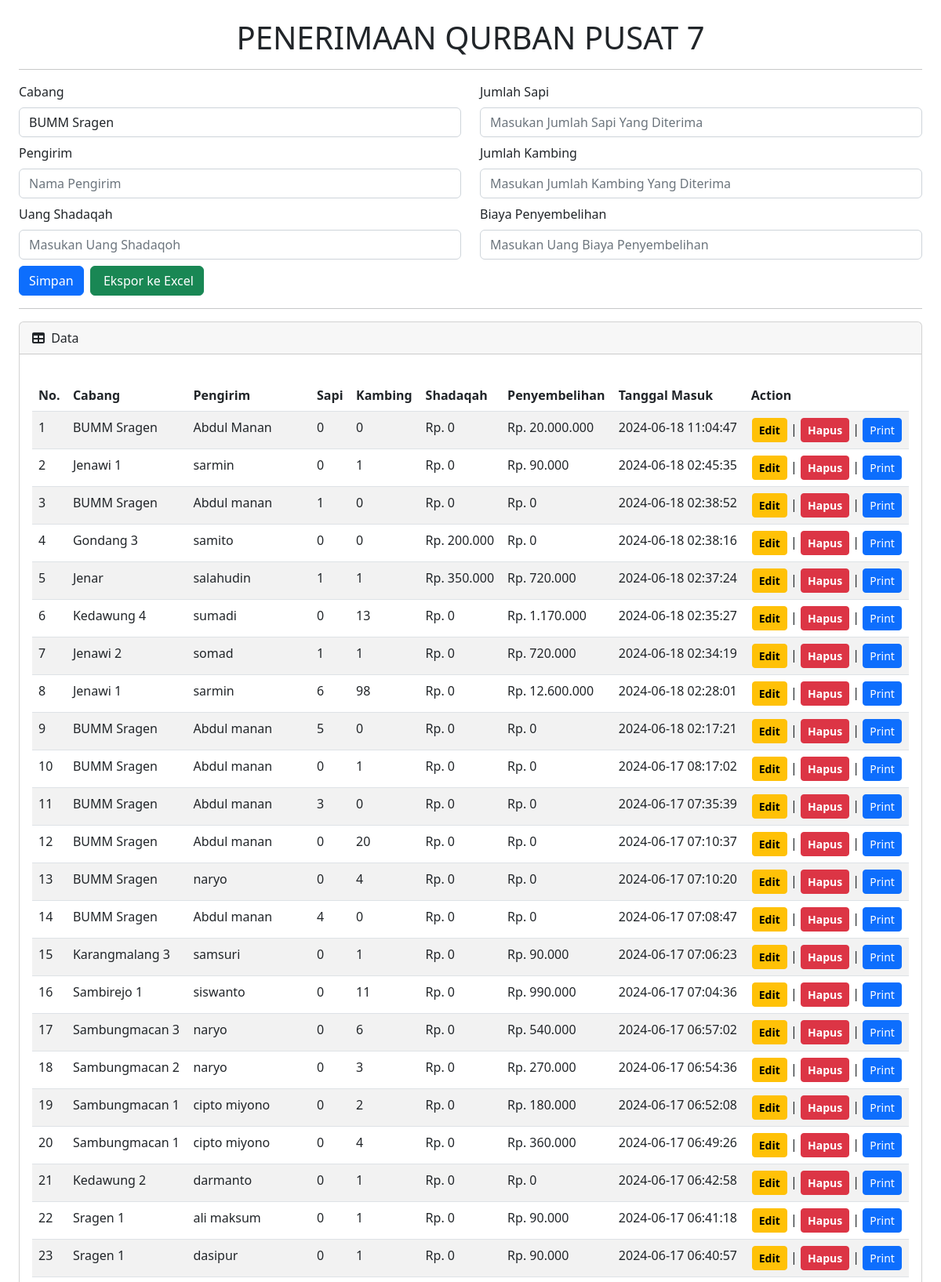
The page /penerimaan/index.php (upper part) on the database its author committed.
### tables this page shows
CREATE TABLE `penerimaan` (
  `id` int(11) NOT NULL AUTO_INCREMENT,
  `cabang` varchar(50) DEFAULT NULL,
  `pengirim` varchar(50) DEFAULT NULL,
  `sapi` int(10) DEFAULT NULL,
  `kambing` int(10) DEFAULT NULL,
  `shadaqoh` int(255) DEFAULT NULL,
  `pembayaran` int(255) DEFAULT NULL,
  `date_input` datetime NOT NULL DEFAULT current_timestamp(),
  PRIMARY KEY (`id`)
);

### db2/db.php (called while the page is built, shortened)
<?php
$koneksi = mysqli_connect("localhost", "kira", "jancok1234", "db_mahasiswa");
function query($query)
{
    global $koneksi;
    $result = mysqli_query($koneksi, $query);
    $rows = [];
    while ($row = mysqli_fetch_assoc($result)) {
        $rows[] = $row;
    }
    return $rows;
}
$view_penerimaan = query("SELECT * FROM penerimaan ORDER BY date_input DESC");
?>

### penerimaan/index.php (the view, shortened to what this page needs)
<?php
require '../db2/db.php';
require '../db2/controler.php';
?>
<!DOCTYPE html>
<html lang="en">
    <head>
        <link href="https://cdn.jsdelivr.net/npm/simple-datatables@7.1.2/dist/style.min.css" rel="stylesheet" />
        <link href="../css/styles.css" rel="stylesheet" />
    </head>
    <body class="sb-nav-fixed">
        <main>
            <div class="container-fluid px-4">
                <h1 class="mt-4 text-center">PENERIMAAN QURBAN PUSAT 7</h1>
                <hr>
                <div class="form-row">
                    <div class="col-md">
                        <form action="" method="post" enctype="multipart/form-data">
                            <div class="my-2">
                                <div class="row">
                                    <div class="col">
                                        <label for="cabang" class="form-label">Cabang</label>
                                        <div class="form-group">
                                            <select id="cabang" name="cabang" class="form-control">
                                                <option value="BUMM Sragen">BUMM Sragen</option>
                                            </select>
                                        </div>
                                    </div>
                                    <div class="col">
                                        <label for="sapi" class="form-label">Jumlah Sapi</label>
                                        <input id="sapi" name="sapi" type="text" class="form-control"
                                            placeholder="Masukan Jumlah Sapi Yang Diterima">
                                    </div>
                                </div>
                            </div>
                            <div class="my-2">
                                <div class="row">
                                    <div class="col">
                                        <label for="pengirim" class="form-label">Pengirim</label>
                                        <input id="pengirim" name="pengirim" type="text" class="form-control"
                                            placeholder="Nama Pengirim">
                                    </div>
                                    <div class="col">
                                        <label for="kambing" class="form-label">Jumlah Kambing</label>
                                        <input id="kambing" name="kambing" type="text" class="form-control"
                                            placeholder="Masukan Jumlah Kambing Yang Diterima">
                                    </div>
                                </div>
                            </div>
                            <div class="my-2">
                                <div class="row">
                                    <div class="col">
                                        <label for="shadaqoh" class="form-label">Uang Shadaqah</label>
                                        <input id="shadaqoh" name="shadaqoh" type="text" class="form-control"
                                            placeholder="Masukan Uang Shadaqoh">
                                    </div>
                                    <div class="col">
                                        <label for="pembayaran" class="form-label">Biaya
                                            Penyembelihan</label>
                                        <input id="pembayaran" name="pembayaran" type="text" class="form-control"
                                            placeholder="Masukan Uang Biaya Penyembelihan">
                                    </div>
                                </div>
                            </div>
                            <button type="submit" class="btn btn-primary" name="simpan">Simpan</button>
                            <a href="export.php" target="_blank" class="btn btn-success ms-1">&nbsp;Ekspor ke Excel</a>
                        </form>
                    </div>
                </div>
                <hr>
                <div class="card mb-4">
                    <div class="card-header">
                        <i class="fas fa-table me-1"></i>
                        Data
                    </div>
                    <div class="card-body">
                        <div class="row my-3">
                            <div class="col-md">
                                <table id="datatablesSimple"
                                    class="table table-striped table-responsive table-hover text-left"
                                    style="width:100%">
                                    <thead>
                                        <tr>
                                            <th>No.</th>
                                            <th>Cabang</th>
                                            <th>Pengirim</th>
                                            <th>Sapi</th>
                                            <th>Kambing</th>
                                            <th>Shadaqah</th>
                                            <th>Penyembelihan</th>
                                            <th>Tanggal Masuk</th>
                                            <th>Action</th>
                                        </tr>
                                    </thead>
                                    <tbody>
                                        <?php $no = 1; ?>
                                        <?php foreach ($view_penerimaan as $row) : ?>
                                        <tr>
                                            <td><?= $no++; ?></td>
                                            <td><?= $row['cabang']; ?></td>
                                            <td><?= $row['pengirim']; ?></td>
                                            <td><?= $row['sapi']; ?></td>
                                            <td><?= $row['kambing']; ?></td>
                                            <td>Rp. <?= number_format($row['shadaqoh'], 0, ',', '.'); ?></td>
                                            <td>Rp. <?= number_format($row['pembayaran'], 0, ',', '.'); ?></td>
                                            <td><?= $row['date_input']; ?></td>
                                            <td class="text-center">
                                                <a href="edit.php?id=<?= $row['id']; ?>" class="btn btn-warning btn-sm"
                                                    style="font-weight: 600;">Edit</a> |
                                                <a href="delet.php?id=<?= $row['id']; ?>" class="btn btn-danger btn-sm"
                                                    style="font-weight: 600;"
                                                    onclick="return confirm('Apakah anda yakin ingin menghapus data <?= $row['cabang']; ?> ?');">Hapus</a> |
                                                <a href="nota.php?id=<?= $row['id']; ?>" type="button" target="_BLANK"
                                                    class="btn btn-primary btn-sm">Print</a>
                                            </td>
                                        </tr>
                                        <?php endforeach; ?>
                                    </tbody>
                                </table>
                            </div>
                        </div>
                    </div>
                </div>
            </div>
        </main>
    </body>
</html>

### rows shown on the page
penerimaan: cabang "BUMM Sragen", pengirim "Abdul Manan", sapi "0", kambing "0", shadaqoh "0", pembayaran "20.000.000", date_input "2024-06-18 11:04:47"
penerimaan: cabang "Jenawi 1", pengirim "sarmin", sapi "0", kambing "1", shadaqoh "0", pembayaran "90.000", date_input "2024-06-18 02:45:35"
penerimaan: cabang "BUMM Sragen", pengirim "Abdul manan", sapi "1", kambing "0", shadaqoh "0", pembayaran "0", date_input "2024-06-18 02:38:52"
penerimaan: cabang "Gondang 3", pengirim "samito", sapi "0", kambing "0", shadaqoh "200.000", pembayaran "0", date_input "2024-06-18 02:38:16"
penerimaan: cabang "Jenar", pengirim "salahudin", sapi "1", kambing "1", shadaqoh "350.000", pembayaran "720.000", date_input "2024-06-18 02:37:24"
penerimaan: cabang "Kedawung 4", pengirim "sumadi", sapi "0", kambing "13", shadaqoh "0", pembayaran "1.170.000", date_input "2024-06-18 02:35:27"
penerimaan: cabang "Jenawi 2", pengirim "somad", sapi "1", kambing "1", shadaqoh "0", pembayaran "720.000", date_input "2024-06-18 02:34:19"
penerimaan: cabang "Jenawi 1", pengirim "sarmin", sapi "6", kambing "98", shadaqoh "0", pembayaran "12.600.000", date_input "2024-06-18 02:28:01"
penerimaan: cabang "BUMM Sragen", pengirim "Abdul manan", sapi "5", kambing "0", shadaqoh "0", pembayaran "0", date_input "2024-06-18 02:17:21"
penerimaan: cabang "BUMM Sragen", pengirim "Abdul manan", sapi "0", kambing "1", shadaqoh "0", pembayaran "0", date_input "2024-06-17 08:17:02"
penerimaan: cabang "BUMM Sragen", pengirim "Abdul manan", sapi "3", kambing "0", shadaqoh "0", pembayaran "0", date_input "2024-06-17 07:35:39"
penerimaan: cabang "BUMM Sragen", pengirim "Abdul manan", sapi "0", kambing "20", shadaqoh "0", pembayaran "0", date_input "2024-06-17 07:10:37"
penerimaan: cabang "BUMM Sragen", pengirim "naryo", sapi "0", kambing "4", shadaqoh "0", pembayaran "0", date_input "2024-06-17 07:10:20"
penerimaan: cabang "BUMM Sragen", pengirim "Abdul manan", sapi "4", kambing "0", shadaqoh "0", pembayaran "0", date_input "2024-06-17 07:08:47"
penerimaan: cabang "Karangmalang 3", pengirim "samsuri", sapi "0", kambing "1", shadaqoh "0", pembayaran "90.000", date_input "2024-06-17 07:06:23"
penerimaan: cabang "Sambirejo 1", pengirim "siswanto", sapi "0", kambing "11", shadaqoh "0", pembayaran "990.000", date_input "2024-06-17 07:04:36"
penerimaan: cabang "Sambungmacan 3", pengirim "naryo", sapi "0", kambing "6", shadaqoh "0", pembayaran "540.000", date_input "2024-06-17 06:57:02"
penerimaan: cabang "Sambungmacan 2", pengirim "naryo", sapi "0", kambing "3", shadaqoh "0", pembayaran "270.000", date_input "2024-06-17 06:54:36"
penerimaan: cabang "Sambungmacan 1", pengirim "cipto miyono", sapi "0", kambing "2", shadaqoh "0", pembayaran "180.000", date_input "2024-06-17 06:52:08"
penerimaan: cabang "Sambungmacan 1", pengirim "cipto miyono", sapi "0", kambing "4", shadaqoh "0", pembayaran "360.000", date_input "2024-06-17 06:49:26"
penerimaan: cabang "Kedawung 2", pengirim "darmanto", sapi "0", kambing "1", shadaqoh "0", pembayaran "0", date_input "2024-06-17 06:42:58"
penerimaan: cabang "Sragen 1", pengirim "ali maksum", sapi "0", kambing "1", shadaqoh "0", pembayaran "90.000", date_input "2024-06-17 06:41:18"
penerimaan: cabang "Sragen 1", pengirim "dasipur", sapi "0", kambing "1", shadaqoh "0", pembayaran "90.000", date_input "2024-06-17 06:40:57"
